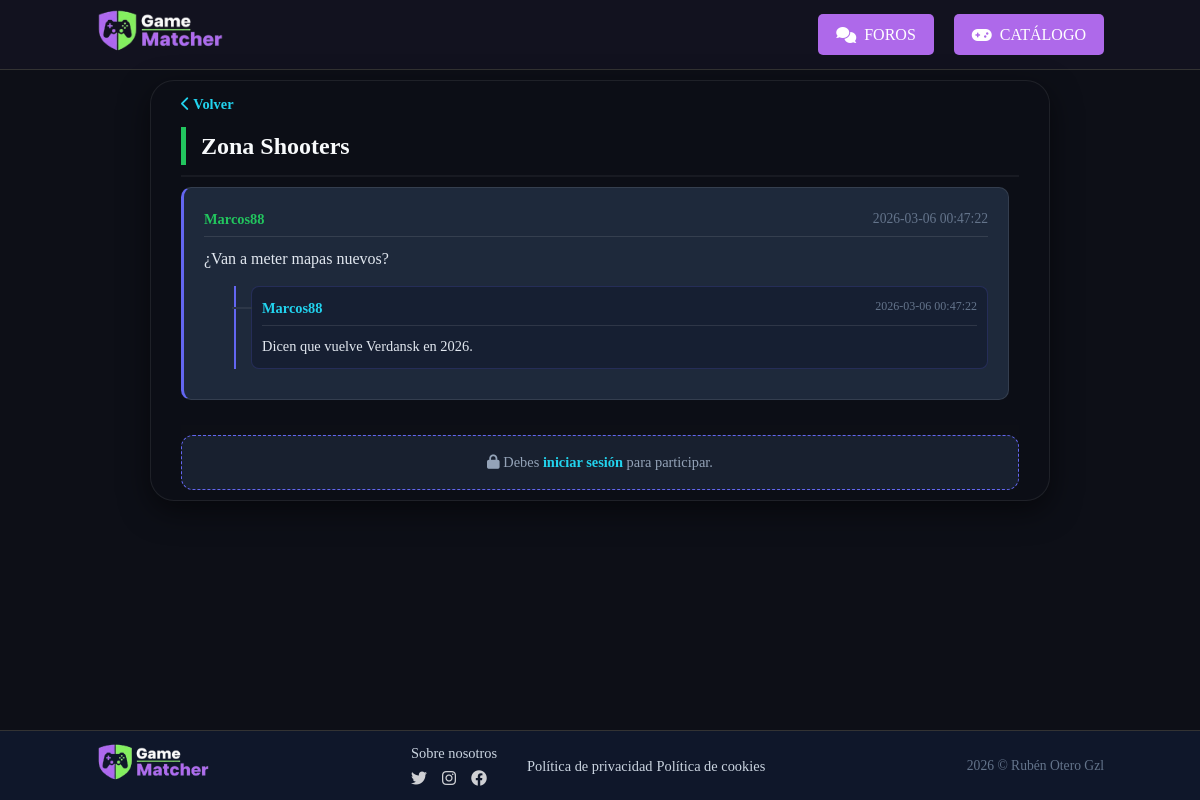
Page /index.php?controller=Foro&action=ver&id=2 on the committed database.
### tables this page shows
CREATE TABLE `FORO` (
  `id_foro` int NOT NULL,
  `titulo` varchar(255) NOT NULL,
  `descripcion` text,
  `tipo_entidad` enum('juego','categoria','global') NOT NULL,
  `relacion_id` int DEFAULT NULL,
  `data_creacion` timestamp NULL DEFAULT CURRENT_TIMESTAMP,
  `data_edicion` timestamp NULL DEFAULT NULL ON UPDATE CURRENT_TIMESTAMP
);

CREATE TABLE `POST` (
  `id_post` int NOT NULL,
  `id_foro` int NOT NULL,
  `id_usuario` int NOT NULL,
  `titulo` varchar(255) NOT NULL,
  `contido` text,
  `data_publicacion` timestamp NULL DEFAULT CURRENT_TIMESTAMP,
  `data_edicion` timestamp NULL DEFAULT NULL ON UPDATE CURRENT_TIMESTAMP
);

CREATE TABLE `USUARIO` (
  `id_usuario` int NOT NULL,
  `nombre` varchar(100) NOT NULL,
  `contrasenha` varchar(255) NOT NULL,
  `email` varchar(150) NOT NULL,
  `tipo_usuario` enum('free','premium','admin') DEFAULT 'free',
  `stripe_customer_id` varchar(255) DEFAULT NULL,
  `estado_suscripcion_id` int DEFAULT '0',
  `activo` tinyint(1) DEFAULT '1',
  `data_rexistro` timestamp NULL DEFAULT CURRENT_TIMESTAMP
);

CREATE TABLE `COMENTARIO` (
  `id_comentario` int NOT NULL,
  `id_post` int NOT NULL,
  `id_usuario` int NOT NULL,
  `contenido` text NOT NULL,
  `data_publicacion` timestamp NULL DEFAULT CURRENT_TIMESTAMP,
  `data_edicion` timestamp NULL DEFAULT NULL ON UPDATE CURRENT_TIMESTAMP
);

### app/controller/ForoController.php (called while the page is built, shortened)
<?php
require_once MODEL_PATH . "Foro.php";
class ForoController
{
    private $model;
    public function __construct()
    {
        $this->model = new Foro();
    }
    public function ver()
    {
        $id_foro = filter_input(INPUT_GET, 'id', FILTER_VALIDATE_INT);
        $foro = $this->model->getForoById($id_foro);
        $mensajes = $this->model->getMensajesEstructurados($id_foro);
        include_once VIEW_PATH . "detalle_foro.php";
    }
}

### app/model/Conexion.php (called while the page is built, shortened)
<?php
class Conexion {
    public function conectar() {
        try {
            $pdo = new PDO(DSN,USER,PASS);
            return $pdo;
        } catch (PDOException $e) {
            die("Error crítico: " . $e->getMessage());
        }
    }
}

### app/model/Foro.php (called while the page is built, shortened)
<?php
require_once __DIR__ . '/Conexion.php';
class Foro
{
    private $db;
    public function __construct()
    {
        $this->db = (new Conexion())->conectar();
    }
    public function getForoById($id)
    {
        $sql = "SELECT * FROM FORO WHERE id_foro = ?";
        $stmt = $this->db->prepare($sql);
        $stmt->execute([$id]);
        return $stmt->fetch(PDO::FETCH_ASSOC);
    }
    public function getMensajesEstructurados($id_foro)
    {
        $sql = "SELECT p.id_post, p.id_usuario, p.contido as contenido, u.nombre, p.data_publicacion as fecha
        FROM POST p
        JOIN USUARIO u ON p.id_usuario = u.id_usuario
        WHERE p.id_foro = ?
        ORDER BY p.data_publicacion DESC";
        $stmt = $this->db->prepare($sql);
        $stmt->execute([$id_foro]);
        $posts = $stmt->fetchAll(PDO::FETCH_ASSOC);
        foreach ($posts as &$post) {
            $sql_comentarios = "SELECT c.id_comentario AS id_post, c.id_usuario, c.contenido, u.nombre, c.data_publicacion as fecha
                        FROM COMENTARIO c
                        JOIN USUARIO u ON c.id_usuario = u.id_usuario
                        WHERE c.id_post = ?
                        ORDER BY c.data_publicacion ASC";
            $stmt_com = $this->db->prepare($sql_comentarios);
            $stmt_com->execute([$post['id_post']]);
            $post['respuestas'] = $stmt_com->fetchAll(PDO::FETCH_ASSOC);
        }
        return $posts;
    }
}

### app/view/detalle_foro.php (the view, shortened to what this page needs)
<!DOCTYPE html>
<html lang="es">
<head>
    <link rel="stylesheet" href="assets/css/detalle_foro.css">
    <link rel="stylesheet" href="https://cdnjs.cloudflare.com/ajax/libs/font-awesome/6.0.0/css/all.min.css">
</head>
<body class="detail-page">
    <div class="desktop-only">
        <header class="main-header">
            <div class="logo">
                <a href="index.php?controller=Main&action=principal">
                    <img src="assets/img/logo.png" alt="GameMatcher Logo">
                </a>
            </div>
            <nav class="nav-menu">
                <a href="index.php?controller=Foro&action=listar" class="btn-header-alt"><i class="fas fa-comments"></i> FOROS</a>
                <a href="index.php?controller=Games&action=catalogo" class="btn-header-alt"><i class="fas fa-gamepad"></i> CATÁLOGO</a>
            </nav>
        </header>
        <main class="container">
            <section class="foro-main-card">
                <div class="foro-header-detail">
                    <a href="index.php?controller=Foro&action=listar" class="btn-back"><i class="fas fa-chevron-left"></i> Volver</a>
                    <h1><?= htmlspecialchars($foro['titulo']); ?></h1>
                </div>
                <div class="mensajes-wrapper">
                    <?php if (empty($mensajes)): ?>
                        <div class="empty-state">
                            <i class="fas fa-comment-dots"></i>
                            <p>¡Aún no hay mensajes! Sé el primero en abrir el debate.</p>
                        </div>
                    <?php else: ?>
                        <?php foreach ($mensajes as $m): ?>
                            <div class="post-card">
                                <div class="post-meta">
                                    <span class="post-author"><?= htmlspecialchars($m['nombre']) ?></span>
                                    <span class="post-date"><?= htmlspecialchars($m['fecha']) ?></span>
                                </div>
                                <div class="post-body" id="contenido-<?= $m['id_post'] ?>">
                                    <?= nl2br(htmlspecialchars($m['contenido'])) ?>
                                </div>
                                <?php if (!empty($m['respuestas'])): ?>
                                    <div class="respuestas-hilo" style="margin-left: 30px; margin-top: 15px; border-left: 2px solid var(--gamer-purple); padding-left: 15px;">
                                        <?php foreach ($m['respuestas'] as $r): ?>
                                            <div class="reply-card" style="background: rgba(255,255,255,0.02); padding: 10px; border-radius: 8px; margin-bottom: 10px;">
                                                <div class="post-meta" style="font-size: 0.75rem;">
                                                    <span class="post-author" style="color: var(--gamer-cyan) !important;"><?= htmlspecialchars($r['nombre']) ?></span>
                                                    <span class="post-date"><?= htmlspecialchars($m['fecha']) ?></span>
                                                </div>
                                                <div class="post-body" style="font-size: 0.9rem;" id="contenido-<?= $r['id_post'] ?>"> <?= nl2br(htmlspecialchars($r['contenido'])) ?>
                                                </div>
                                            </div>
                                        <?php endforeach; ?>
                                    </div>
                                <?php endif; ?>
                            </div>
                        <?php endforeach; ?>
                    <?php endif; ?>
                </div>
                <div class="reply-area">
                    <?php if (isset($_SESSION['id_usuario'])): ?>
                        <div id="form-mode-indicator" style="display:none; color: var(--gamer-cyan); margin-bottom: 10px; font-size: 0.9rem;">
                            <span id="mode-text"></span>
                            <button type="button" onclick="resetForm()" style="color: #ff4444; background: none; border: none; cursor: pointer; margin-left: 10px;">[Cancelar]</button>
                        </div>
                        <form id="foro-form" action="index.php?controller=Foro&action=postear" method="POST">
                            <input type="hidden" name="id_foro" value="<?= $foro['id_foro']; ?>">
                            <input type="hidden" name="id_post" id="form-target-id" value=""> <input type="hidden" name="id_post_padre" id="id_post_padre" value="">
                            <div id="title-container-desktop">
                                <input type="text" name="titulo" id="post-title" placeholder="Título del debate..." required
                                    style="width: 100%; padding: 12px; margin-bottom: 10px; border-radius: 8px; background: rgba(255,255,255,0.05); border: 1px solid var(--gamer-purple); color: white; outline: none;">
                            </div>
                            <textarea name="contenido" id="main-textarea" placeholder="¿Qué está pasando?" required></textarea>
                            <button type="submit" id="submit-btn" class="btn-enviar">PUBLICAR <i class="fas fa-paper-plane"></i></button>
                        </form>
                    <?php else: ?>
                        <div class="login-required-notice">
                            <p><i class="fas fa-lock"></i> Debes <a href="index.php?controller=User&action=login">iniciar sesión</a> para participar.</p>
                        </div>
                    <?php endif; ?>
                </div>
            </section>
        </main>
        <?php include_once("footer_desktop.php"); ?>
    </div>
</body>
</html>

### assets/css/detalle_foro.css (style rules this page uses)
:root { --bg-dark-core: #0d0f17; --gamer-purple: #6366f1; --gamer-pink: #d946ef; --gamer-cyan: #22d3ee; --gamer-green: #22c55e; --gamer-dark-blue: #1e293b; --card-glass: rgba(13, 15, 23, 0.95); --text-neon: #e2e8f0; --text-main: #f8fafc; --text-dim: #94a3b8; --neon-shadow: 0 0 15px rgba(139, 92, 246, 0.4); --border-soft: rgba(255, 255, 255, 0.08); }
body.detail-page { background-color: var(--bg-dark-core); color: var(--text-main); margin: 0; font-family: inherit; }
.foro-main-card { width: 100%; max-width: 900px; margin: 10px auto; background: var(--card-glass); backdrop-filter: blur(10px); border: 1px solid var(--border-soft); border-radius: 24px; padding: 10px 30px 10px 30px; box-shadow: 0 10px 30px rgba(0, 0, 0, 0.5); box-sizing: border-box; }
.foro-header-detail { border-bottom: 2px solid rgba(255, 255, 255, 0.05); padding-bottom: 10px; margin-bottom: 10px; max-height: fit-content; }
.foro-header-detail h1 { font-size: 1.5rem; font-weight: 900; margin-top: 10px; color: var(--text-main); border-left: 5px solid var(--gamer-green); padding-left: 15px; }
.btn-back { text-decoration: none; color: var(--gamer-cyan); font-weight: bold; font-size: 0.9rem; transition: 0.3s; }
.post-card { background: #1e293b; border: 1px solid rgba(255, 255, 255, 0.1); border-left: 3px solid var(--gamer-purple); border-radius: 10px; padding: 20px; margin-bottom: 20px; transition: background 0.2s; }
.desktop-only { max-height: 100vh; }
.container { padding: 0; display: flex; flex: 1; }
.post-meta { display: flex; justify-content: space-between; font-size: 0.85rem; margin-bottom: 10px; border-bottom: 1px solid rgba(255, 255, 255, 0.1); padding-bottom: 5px; }
.post-author { font-weight: bold; color: #22c55e !important; font-size: 0.9rem; }
.post-date { color: #64748b; }
.post-body { color: var(--text-neon); line-height: 1.5; }
.reply-area, .mobile-reply { margin-top: 5px; }
.respuestas-hilo { margin-left: 40px; margin-top: 10px; border-left: 2px solid #6366f1; padding-left: 20px; }
.reply-card { background: rgba(15, 23, 42, 0.5) !important; border: 1px solid var(--border-soft); border-radius: 8px; padding: 12px; margin-bottom: 8px; margin-top: 10px; position: relative; border: 1px solid rgba(99, 102, 241, 0.2); }
.reply-card::before { content: ""; position: absolute; left: -20px; top: 20px; width: 20px; height: 2px; background: #2d3748; }
.mensajes-wrapper { max-height: 45vh; overflow-y: auto; padding-right: 10px; scrollbar-width: thin; scrollbar-color: var(--gamer-purple) transparent; scroll-behavior: smooth; }
.reply-area { padding-top: 10px; background: var(--card-glass); }
.login-required-notice { background: rgba(30, 41, 59, 0.7); border: 1px dashed var(--gamer-purple); border-radius: 12px; padding: 15px; text-align: center; color: var(--text-dim); font-size: 0.9rem; }
.login-required-notice a { color: var(--gamer-cyan); text-decoration: none; font-weight: bold; border-bottom: 1px solid transparent; transition: 0.3s; }

### assets/css/lista_foros.css (style rules this page uses)
:root { --primary-color: #ae69ea; --secondary-color: #a685ff; --bg-dark-m: #1e293b; --primary-lila-m: #6d6eff; --btn-purple-m: #6366f1; --text-white-m: #ffffff; --figma-blue: #94a3b8; --text-dark: #1e293b; --text-muted: #334155; --text-header: #0f172a; --text-gray-pc: #cbd5e1; }
* { box-sizing: border-box; margin: 0; padding: 0; }
body { font-family: "Roboto", sans-serif; background-color: var(--bg-dark-m); color: white; line-height: 1.6; overflow-x: hidden; }
body.detail-page { display: block; min-height: 100vh; }
.desktop-only { display: flex; flex-direction: column; min-height: 100vh; width: 100%; }
.main-header { display: flex; justify-content: space-between; align-items: center; padding: 0 8%; background-color: rgba(18, 18, 32, 0.95); height: 70px; border-bottom: 1px solid #333; }
.logo img { height: 45px; }
.nav-menu { display: flex; gap: 20px; }
.btn-header-alt { text-decoration: none; color: white; background: var(--primary-color); padding: 8px 18px; border-radius: 5px; font-weight: 500; display: flex; align-items: center; gap: 8px; transition: 0.3s; }
.container, .mobile-body { flex: 1; padding: 40px 20px; display: flex; justify-content: center; align-items: flex-start; width: 100%; }

### rows in the picture
foro: titulo "Zona Shooters"
post: id_usuario.nombre "Marcos88", data_publicacion "2026-03-06 00:47:22", contido "¿Van a meter mapas nuevos?"
comentario: id_usuario.nombre "Marcos88", id_post.data_publicacion "2026-03-06 00:47:22", contenido "Dicen que vuelve Verdansk en 2026."
